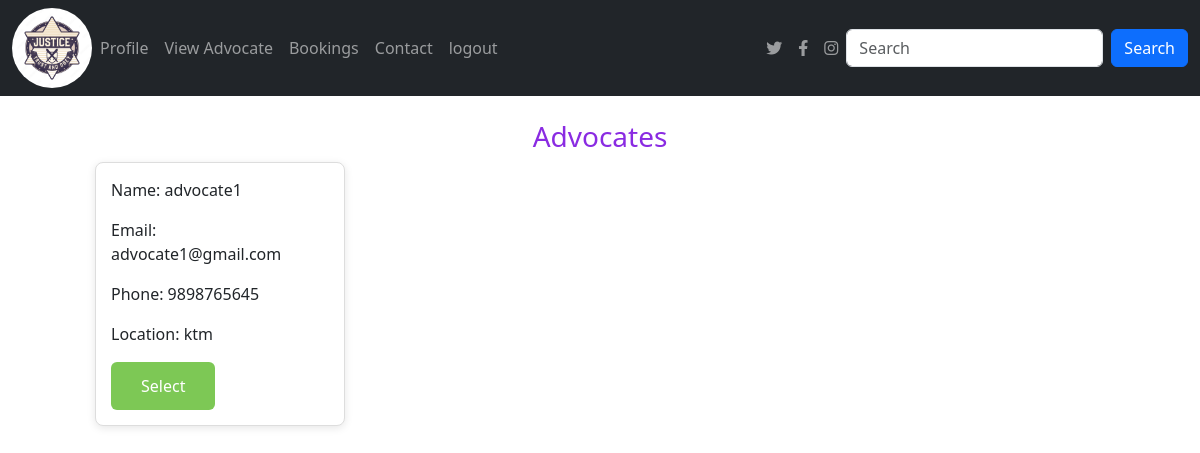
Page /viewadvocates on the earlier database version.
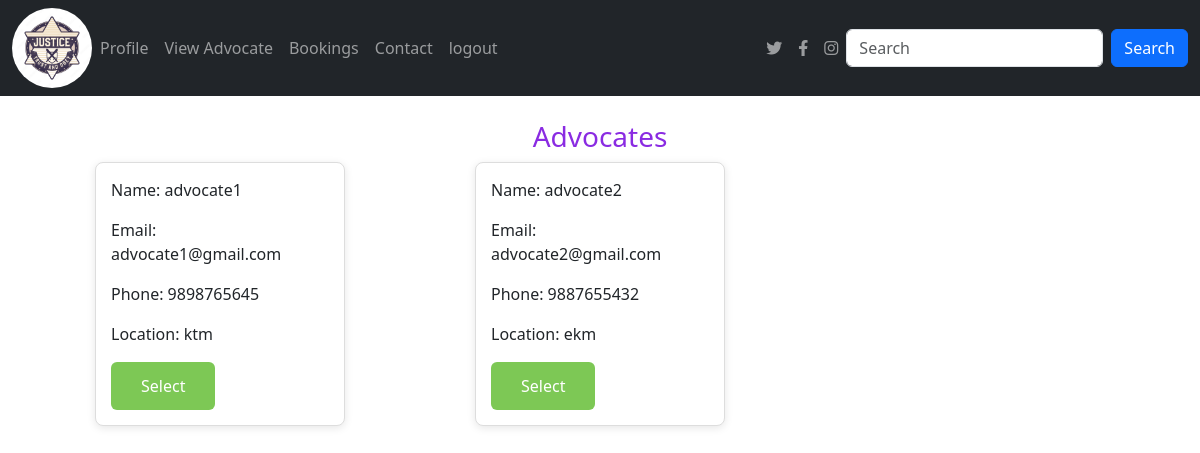
Same page on the later database version.
### app/models.py (models this page shows, shortened)
class Advocate(models.Model):
    Email = models.EmailField(unique=True)
    name = models.TextField()
    phonenumber = models.IntegerField()
    password = models.TextField()
    location= models.TextField()
    bio=models.TextField()

### app/views.py (the view)
# urls.py: path('viewadvocates',views.viewadvocates),
def viewadvocates(req):
    data=Advocate.objects.all()
    return render(req,'viewadvocates.html', {'data':data})

### template/viewadvocates.html (shortened to what this page needs)
<!DOCTYPE html>
<html lang="en">
<head>
  <link href="https://cdn.jsdelivr.net/npm/bootstrap@5.3.3/dist/css/bootstrap.min.css" rel="stylesheet">
  <link href="https://cdnjs.cloudflare.com/ajax/libs/font-awesome/6.0.0-beta3/css/all.min.css" rel="stylesheet">
</head>
<body>
<nav class="navbar navbar-expand-sm navbar-dark bg-dark">
  <div class="container-fluid">
    <a href="../clienthome" class="logo">
        <img src="static/1000_F_153564985_MLVK4XbezrFZnuAg5mlncjcQp82GaNcn.jpg" class="rounded-circle" alt="logo" width="80px">
    </a>
    <div class="collapse navbar-collapse" id="mynavbar">
      <ul class="navbar-nav me-auto">
        <li class="nav-item">
          <a class="nav-link" href="../clientprofile">Profile</a>
        </li>
        <li class="nav-item">
          <a class="nav-link" href="../viewadvocates">View Advocate</a>
        </li>
        <li class="nav-item">
          <a class="nav-link" href="../advocatebookings">Bookings</a>
        </li>
        <li class="nav-item">
            <a class="nav-link" href="../contact">Contact</a>
          </li>
        <li class="nav-item">
            <a class="nav-link" href="../logout">logout</a>
          </li>
      </ul>
      <ul class="navbar-nav d-flex">
        <li class="nav-item">
          <a class="nav-link" href="https://twitter.com" target="_blank">
            <i class="fab fa-twitter"></i>
          </a>
        </li>
        <li class="nav-item">
          <a class="nav-link" href="https://facebook.com" target="_blank">
            <i class="fab fa-facebook-f"></i>
          </a>
        </li>
        <li class="nav-item">
          <a class="nav-link" href="https://instagram.com" target="_blank">
            <i class="fab fa-instagram"></i>
          </a>
        </li>
      </ul>
      <form class="d-flex">
        <input class="form-control me-2" type="text" placeholder="Search">
        <button class="btn btn-primary" type="button">Search</button>
      </form>
    </div>
  </div>
</nav>
<div class="container mt-4">
  <h3>Advocates</h3>
  <div class="row">
    {% for i in data %}
    <div class="col-md-4 d-flex justify-content-center mb-4">
      <div class="product">
        <div class="description">
          <p class="price">Name: {{ i.name }}</p>
          <p>Email: {{ i.Email }}</p>
          <p class="phonenumber">Phone: {{ i.phonenumber }}</p>
          <p class="location">Location: {{ i.location }}</p>
          <a href="../filecase/{{i.pk}}" type="submit" class="cart-btn">Select</a>
        </div>
      </div>
    </div>
    {% endfor %}
  </div>
</div>
</body>
</html>

### template/viewadvocates.html (style rules this page uses)
.product { background-color: white; border: 1px solid #ddd; border-radius: 8px; overflow: hidden; width: 250px; box-shadow: 0 2px 8px rgba(0, 0, 0, 0.1); transition: transform 0.2s ease-in-out; }
.product .description { padding: 15px; }
h3 { text-align: center; color: blueviolet; }
.cart-btn { display: inline-block; background-color: #7DC855; border-radius: 6px; font-size: 16px; color: #FFFFFF; text-decoration: none; margin-right: 40px; padding: 12px 30px; transition: all .5s; }

Differences in the rows shown:
added Advocate: name "advocate2", Email "advocate2@gmail.com", phonenumber "9887655432", location "ekm"
